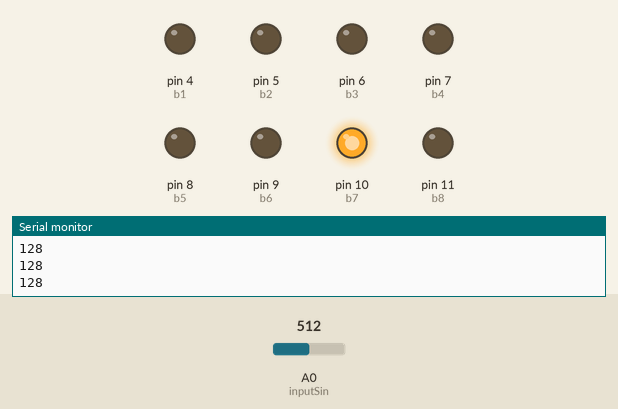
Recording of a sketch running on a simulated Arduino Uno, built with avr-gcc and run on an emulated ATmega328P. Parts: output pins drawn as LEDs (lit = HIGH), the last lines printed to the serial monitor. The test bench sets the inputs (shaded band); at power-on: A0 (inputSin) = 512.

Above: at 1.2 s.
1.3 s: A0 (inputSin) set to 520
At 1.7 s:
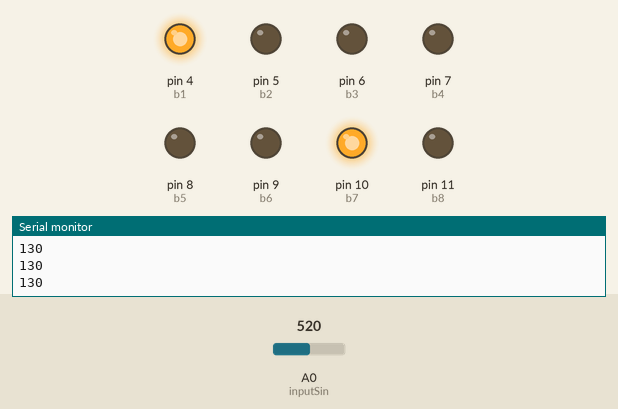
2.8 s: A0 (inputSin) set to 511
At 3.9 s:
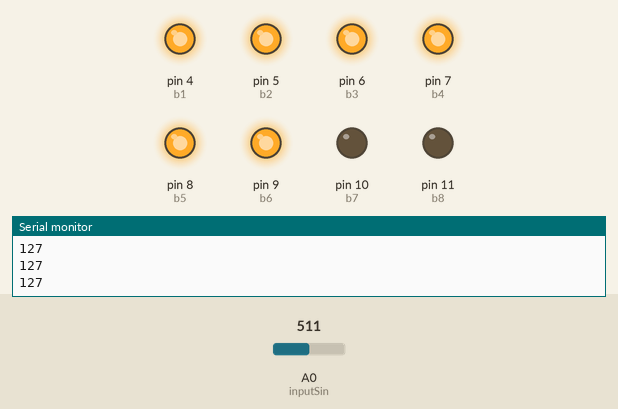
4.3 s: A0 (inputSin) set to 306
At 5.1 s:
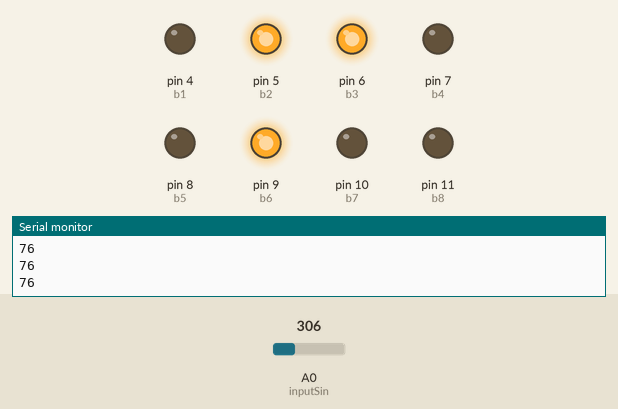
5.8 s: A0 (inputSin) set to 303
At 6.2 s:
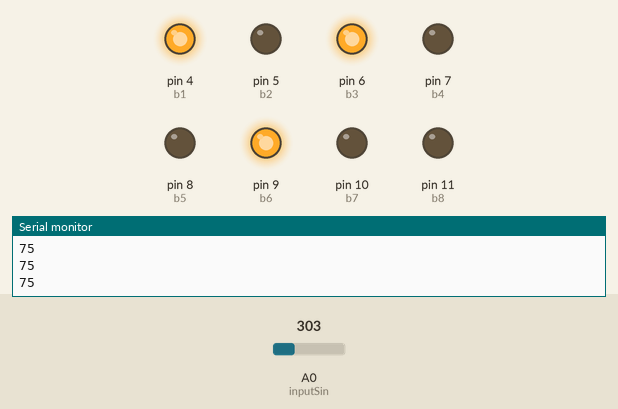
7.3 s: A0 (inputSin) set to 122
At 8.5 s:
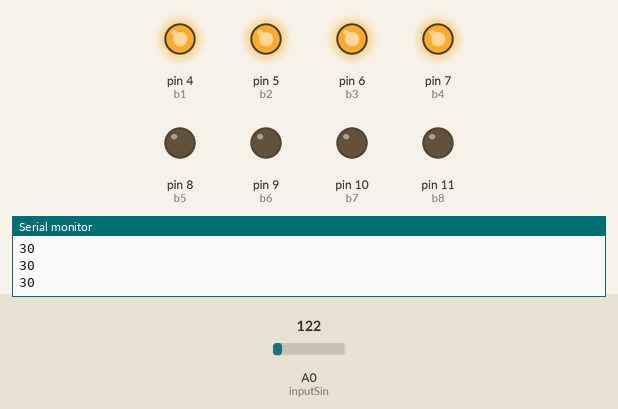
8.8 s: A0 (inputSin) set to 119
At 9.8 s:
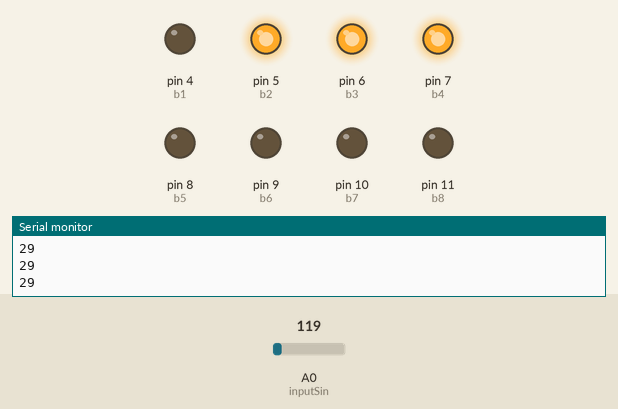
Timing chart, 0 to 11.3 s (numbered marks = the images above; inputs shaded):
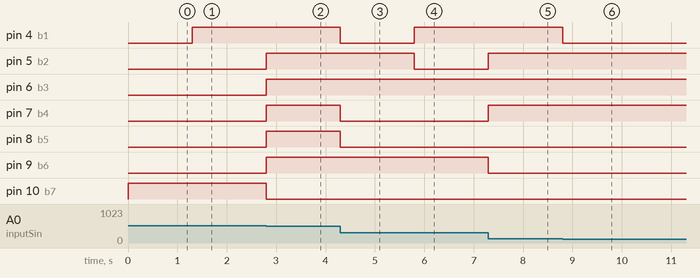

Measured:
- the behaviour switches between 519 and 520 on A0 (inputSin) (found by bisection; images 0 and 1)
- the behaviour switches between 304 and 303 on A0 (inputSin) (found by bisection; images 3 and 4)
- the behaviour switches between 120 and 119 on A0 (inputSin) (found by bisection; images 5 and 6)
- after the input at 1.3 s, pin 4 (b1): LOW → HIGH at once
- after the input at 2.8 s, pin 5 (b2), pin 6 (b3), pin 7 (b4), pin 8 (b5), pin 9 (b6): LOW → HIGH at once; pin 10 (b7): HIGH → LOW at once
- after the input at 4.3 s, pin 4 (b1), pin 7 (b4), pin 8 (b5): HIGH → LOW at once
- after the input at 5.8 s, pin 4 (b1): LOW → HIGH at once; pin 5 (b2): HIGH → LOW at once
- after the input at 7.3 s, pin 5 (b2), pin 7 (b4): LOW → HIGH at once; pin 9 (b6): HIGH → LOW at once
- after the input at 8.8 s, pin 4 (b1): HIGH → LOW at once

The sketch:

lecture1.ino
```cpp
// Defining pins
int b1 = 4;
int b2 = 5;
int b3 = 6;
int b4 = 7;

int b5 = 8;
int b6 = 9;
int b7 = 10;
int b8 = 11;

int inputSin = A0;

int storedSin = 0;
int a = 1;

void setup() {
	// put your setup code here, to run once:
	Serial.begin(115200);
	//pinMode(b0, OUTPUT);
	pinMode(b1, OUTPUT);
	pinMode(b2, OUTPUT);
	pinMode(b3, OUTPUT);
	pinMode(b4, OUTPUT);
	pinMode(b5, OUTPUT);
	pinMode(b6, OUTPUT);
	pinMode(b7, OUTPUT);
	pinMode(b8, OUTPUT);

	pinMode(inputSin, INPUT);
}

void loop() {

	storedSin = analogRead(inputSin) / 4;
	//byte outputValue = map(storedSin, 0, 1023, 0, 255);
	byte outputValue = storedSin;
	a = 1;
	Serial.println(storedSin);

  a = a * 2;
	digitalWrite(b1, a & outputValue );
	a = a * 2;
	digitalWrite(b2, a & outputValue );
	a = a * 2;
	digitalWrite(b3, a & outputValue);
	a = a * 2;
	digitalWrite(b4, a & outputValue);
	a = a * 2;
	digitalWrite(b5, a & outputValue);
	a = a * 2;
	digitalWrite(b6, a & outputValue);
	a = a * 2;
	digitalWrite(b7, a & outputValue);
	a = a * 2;
	digitalWrite(b8, a & outputValue);

	delay(5);
}
```
